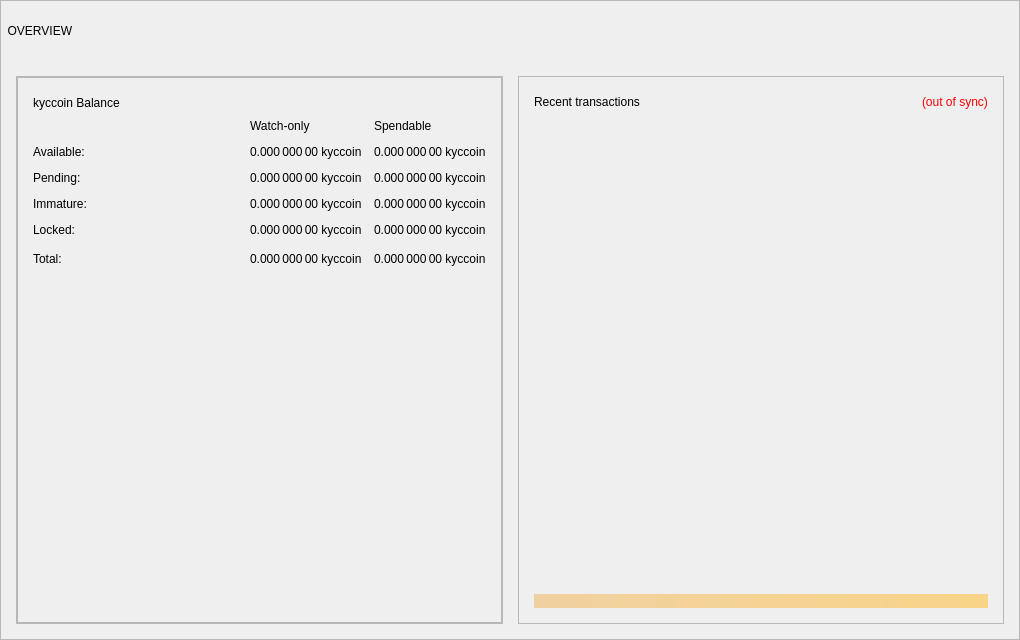
<?xml version="1.0" encoding="UTF-8"?>
<ui version="4.0">
 <class>OverviewPage</class>
 <widget class="QWidget" name="OverviewPage">
  <property name="geometry">
   <rect>
    <x>0</x>
    <y>0</y>
    <width>1020</width>
    <height>640</height>
   </rect>
  </property>
  <property name="minimumSize">
   <size>
    <width>900</width>
    <height>640</height>
   </size>
  </property>
  <property name="windowTitle">
   <string>Form</string>
  </property>
  <property name="styleSheet">
   <string notr="true"/>
  </property>
  <layout class="QVBoxLayout" name="topLayout" stretch="1">
   <property name="leftMargin">
    <number>0</number>
   </property>
   <property name="topMargin">
    <number>0</number>
   </property>
   <property name="rightMargin">
    <number>0</number>
   </property>
   <property name="bottomMargin">
    <number>0</number>
   </property>
   <item>
    <widget class="QFrame" name="frame_BG">
     <property name="minimumSize">
      <size>
       <width>400</width>
       <height>610</height>
      </size>
     </property>
     <property name="maximumSize">
      <size>
       <width>16777215</width>
       <height>16777215</height>
      </size>
     </property>
     <property name="frameShape">
      <enum>QFrame::StyledPanel</enum>
     </property>
     <property name="frameShadow">
      <enum>QFrame::Raised</enum>
     </property>
     <layout class="QVBoxLayout" name="verticalLayout_3" stretch="0">
      <property name="leftMargin">
       <number>0</number>
      </property>
      <property name="topMargin">
       <number>0</number>
      </property>
      <property name="rightMargin">
       <number>0</number>
      </property>
      <property name="bottomMargin">
       <number>6</number>
      </property>
      <item>
       <layout class="QVBoxLayout" name="verticalLayout_Master" stretch="0,1">
        <property name="leftMargin">
         <number>0</number>
        </property>
        <property name="topMargin">
         <number>0</number>
        </property>
        <property name="rightMargin">
         <number>0</number>
        </property>
        <property name="bottomMargin">
         <number>0</number>
        </property>
        <item>
         <widget class="QFrame" name="frame_Header">
          <layout class="QVBoxLayout" name="verticalLayout_Header" stretch="0">
           <property name="leftMargin">
            <number>0</number>
           </property>
           <property name="topMargin">
            <number>0</number>
           </property>
           <property name="rightMargin">
            <number>0</number>
           </property>
           <property name="bottomMargin">
            <number>0</number>
           </property>
           <item>
            <layout class="QHBoxLayout" name="horizontalLayout_Header" stretch="1,0,1">
             <property name="spacing">
              <number>6</number>
             </property>
             <item>
              <widget class="QLabel" name="labelOverviewHeaderLeft">
               <property name="minimumSize">
                <size>
                 <width>464</width>
                 <height>60</height>
                </size>
               </property>
               <property name="maximumSize">
                <size>
                 <width>16777215</width>
                 <height>60</height>
                </size>
               </property>
               <property name="font">
                <font/>
               </property>
               <property name="text">
                <string>  OVERVIEW</string>
               </property>
               <property name="alignment">
                <set>Qt::AlignLeading|Qt::AlignLeft|Qt::AlignVCenter</set>
               </property>
              </widget>
             </item>
             <item>
              <spacer name="horizontalSpacer_Header">
               <property name="orientation">
                <enum>Qt::Horizontal</enum>
               </property>
               <property name="sizeType">
                <enum>QSizePolicy::Expanding</enum>
               </property>
               <property name="sizeHint" stdset="0">
                <size>
                 <width>40</width>
                 <height>20</height>
                </size>
               </property>
              </spacer>
             </item>
             <item>
              <widget class="QLabel" name="labelOverviewHeaderRight">
               <property name="sizePolicy">
                <sizepolicy hsizetype="Minimum" vsizetype="Minimum">
                 <horstretch>0</horstretch>
                 <verstretch>0</verstretch>
                </sizepolicy>
               </property>
               <property name="minimumSize">
                <size>
                 <width>250</width>
                 <height>55</height>
                </size>
               </property>
               <property name="maximumSize">
                <size>
                 <width>250</width>
                 <height>55</height>
                </size>
               </property>
               <property name="font">
                <font/>
               </property>
               <property name="layoutDirection">
                <enum>Qt::RightToLeft</enum>
               </property>
               <property name="text">
                <string/>
               </property>
               <property name="alignment">
                <set>Qt::AlignRight|Qt::AlignTrailing|Qt::AlignVCenter</set>
               </property>
              </widget>
             </item>
            </layout>
           </item>
          </layout>
         </widget>
        </item>
        <item>
         <widget class="QFrame" name="frame_Content">
          <layout class="QVBoxLayout" name="verticalLayout_Content">
           <property name="leftMargin">
            <number>15</number>
           </property>
           <property name="topMargin">
            <number>9</number>
           </property>
           <property name="rightMargin">
            <number>15</number>
           </property>
           <property name="bottomMargin">
            <number>9</number>
           </property>
           <item>
            <layout class="QHBoxLayout" name="horizontalLayout_Content" stretch="1,1">
             <property name="spacing">
              <number>15</number>
             </property>
             <item>
              <layout class="QVBoxLayout" name="verticalLayout_left" stretch="1">
               <property name="spacing">
                <number>15</number>
               </property>
               <item>
                <widget class="QFrame" name="frameObfuscation">
                 <property name="minimumSize">
                  <size>
                   <width>0</width>
                   <height>0</height>
                  </size>
                 </property>
                 <property name="frameShape">
                  <enum>QFrame::StyledPanel</enum>
                 </property>
                 <property name="frameShadow">
                  <enum>QFrame::Raised</enum>
                 </property>
                 <layout class="QVBoxLayout" name="verticalLayout" stretch="0">
                  <property name="spacing">
                   <number>15</number>
                  </property>
                  <property name="leftMargin">
                   <number>0</number>
                  </property>
                  <property name="topMargin">
                   <number>0</number>
                  </property>
                  <property name="rightMargin">
                   <number>0</number>
                  </property>
                  <property name="bottomMargin">
                   <number>0</number>
                  </property>
                  <item>
                   <widget class="QFrame" name="frame_Balances">
                    <property name="autoFillBackground">
                     <bool>false</bool>
                    </property>
                    <property name="styleSheet">
                     <string notr="true">basckground-color:#fff;</string>
                    </property>
                    <property name="frameShape">
                     <enum>QFrame::StyledPanel</enum>
                    </property>
                    <property name="frameShadow">
                     <enum>QFrame::Raised</enum>
                    </property>
                    <layout class="QVBoxLayout" name="verticalLayout_4">
                     <property name="leftMargin">
                      <number>15</number>
                     </property>
                     <property name="topMargin">
                      <number>15</number>
                     </property>
                     <property name="rightMargin">
                      <number>15</number>
                     </property>
                     <property name="bottomMargin">
                      <number>15</number>
                     </property>
                     <item>
                      <layout class="QGridLayout" name="gridLayout_2">
                       <item row="0" column="1">
                        <spacer name="horizontalSpacer_3">
                         <property name="orientation">
                          <enum>Qt::Horizontal</enum>
                         </property>
                         <property name="sizeHint" stdset="0">
                          <size>
                           <width>40</width>
                           <height>20</height>
                          </size>
                         </property>
                        </spacer>
                       </item>
                       <item row="0" column="0" alignment="Qt::AlignLeft">
                        <widget class="QLabel" name="label_5">
                         <property name="minimumSize">
                          <size>
                           <width>0</width>
                           <height>20</height>
                          </size>
                         </property>
                         <property name="font">
                          <font/>
                         </property>
                         <property name="text">
                          <string>kyccoin Balance</string>
                         </property>
                        </widget>
                       </item>
                      </layout>
                     </item>
                     <item>
                      <layout class="QGridLayout" name="gridLayout">
                       <property name="spacing">
                        <number>12</number>
                       </property>
                       <item row="3" column="0">
                        <widget class="QLabel" name="labelImmatureText">
                         <property name="text">
                          <string>Immature:</string>
                         </property>
                        </widget>
                       </item>
                       <item row="4" column="0">
                        <widget class="QLabel" name="labelLockedBalanceText">
                         <property name="toolTip">
                          <string>Locked kyccoin or Masternode collaterals. These are excluded from zkyccoin minting.</string>
                         </property>
                         <property name="text">
                          <string>Locked:</string>
                         </property>
                        </widget>
                       </item>
                       <item row="5" column="0">
                        <widget class="QLabel" name="labelTotalText">
                         <property name="toolTip">
                          <string>Your current kyccoin balance, unconfirmed and immature transactions included</string>
                         </property>
                         <property name="text">
                          <string>Total:</string>
                         </property>
                        </widget>
                       </item>
                       <item row="5" column="1">
                        <spacer name="horizontalSpacer_9">
                         <property name="orientation">
                          <enum>Qt::Horizontal</enum>
                         </property>
                         <property name="sizeHint" stdset="0">
                          <size>
                           <width>40</width>
                           <height>20</height>
                          </size>
                         </property>
                        </spacer>
                       </item>
                       <item row="1" column="0">
                        <widget class="QLabel" name="labelBalanceText">
                         <property name="text">
                          <string>Available:</string>
                         </property>
                        </widget>
                       </item>
                       <item row="2" column="0">
                        <widget class="QLabel" name="labelPendingText">
                         <property name="text">
                          <string>Pending:</string>
                         </property>
                        </widget>
                       </item>
                       <item row="0" column="3">
                        <widget class="QLabel" name="labelSpendable">
                         <property name="text">
                          <string>Spendable</string>
                         </property>
                         <property name="alignment">
                          <set>Qt::AlignLeading|Qt::AlignLeft|Qt::AlignVCenter</set>
                         </property>
                        </widget>
                       </item>
                       <item row="0" column="2">
                        <widget class="QLabel" name="labelWatchonly">
                         <property name="text">
                          <string>Watch-only</string>
                         </property>
                         <property name="alignment">
                          <set>Qt::AlignLeading|Qt::AlignLeft|Qt::AlignVCenter</set>
                         </property>
                        </widget>
                       </item>
                       <item row="1" column="2">
                        <widget class="QLabel" name="labelWatchAvailable">
                         <property name="font">
                          <font/>
                         </property>
                         <property name="cursor">
                          <cursorShape>IBeamCursor</cursorShape>
                         </property>
                         <property name="toolTip">
                          <string>Your current balance in watch-only addresses</string>
                         </property>
                         <property name="text">
                          <string notr="true">0.000 000 00 kyccoin</string>
                         </property>
                         <property name="alignment">
                          <set>Qt::AlignLeading|Qt::AlignLeft|Qt::AlignVCenter</set>
                         </property>
                         <property name="textInteractionFlags">
                          <set>Qt::LinksAccessibleByMouse|Qt::TextSelectableByKeyboard|Qt::TextSelectableByMouse</set>
                         </property>
                        </widget>
                       </item>
                       <item row="1" column="3">
                        <widget class="QLabel" name="labelBalance">
                         <property name="font">
                          <font/>
                         </property>
                         <property name="cursor">
                          <cursorShape>IBeamCursor</cursorShape>
                         </property>
                         <property name="toolTip">
                          <string>Your current spendable balance</string>
                         </property>
                         <property name="text">
                          <string notr="true">0.000 000 00 kyccoin</string>
                         </property>
                         <property name="alignment">
                          <set>Qt::AlignLeading|Qt::AlignLeft|Qt::AlignVCenter</set>
                         </property>
                         <property name="textInteractionFlags">
                          <set>Qt::LinksAccessibleByMouse|Qt::TextSelectableByKeyboard|Qt::TextSelectableByMouse</set>
                         </property>
                        </widget>
                       </item>
                       <item row="2" column="2">
                        <widget class="QLabel" name="labelWatchPending">
                         <property name="font">
                          <font/>
                         </property>
                         <property name="cursor">
                          <cursorShape>IBeamCursor</cursorShape>
                         </property>
                         <property name="toolTip">
                          <string>Unconfirmed transactions to watch-only addresses</string>
                         </property>
                         <property name="text">
                          <string notr="true">0.000 000 00 kyccoin</string>
                         </property>
                         <property name="alignment">
                          <set>Qt::AlignLeading|Qt::AlignLeft|Qt::AlignVCenter</set>
                         </property>
                         <property name="textInteractionFlags">
                          <set>Qt::LinksAccessibleByMouse|Qt::TextSelectableByKeyboard|Qt::TextSelectableByMouse</set>
                         </property>
                        </widget>
                       </item>
                       <item row="2" column="3">
                        <widget class="QLabel" name="labelUnconfirmed">
                         <property name="font">
                          <font/>
                         </property>
                         <property name="cursor">
                          <cursorShape>IBeamCursor</cursorShape>
                         </property>
                         <property name="toolTip">
                          <string>Total of transactions that have yet to be confirmed, and do not yet count toward the spendable balance</string>
                         </property>
                         <property name="text">
                          <string notr="true">0.000 000 00 kyccoin</string>
                         </property>
                         <property name="alignment">
                          <set>Qt::AlignLeading|Qt::AlignLeft|Qt::AlignVCenter</set>
                         </property>
                         <property name="textInteractionFlags">
                          <set>Qt::LinksAccessibleByMouse|Qt::TextSelectableByKeyboard|Qt::TextSelectableByMouse</set>
                         </property>
                        </widget>
                       </item>
                       <item row="3" column="2">
                        <widget class="QLabel" name="labelWatchImmature">
                         <property name="font">
                          <font/>
                         </property>
                         <property name="cursor">
                          <cursorShape>IBeamCursor</cursorShape>
                         </property>
                         <property name="toolTip">
                          <string>Staked or masternode rewards in watch-only addresses that has not yet matured</string>
                         </property>
                         <property name="text">
                          <string notr="true">0.000 000 00 kyccoin</string>
                         </property>
                         <property name="alignment">
                          <set>Qt::AlignLeading|Qt::AlignLeft|Qt::AlignVCenter</set>
                         </property>
                         <property name="textInteractionFlags">
                          <set>Qt::LinksAccessibleByMouse|Qt::TextSelectableByKeyboard|Qt::TextSelectableByMouse</set>
                         </property>
                        </widget>
                       </item>
                       <item row="3" column="3">
                        <widget class="QLabel" name="labelImmature">
                         <property name="font">
                          <font/>
                         </property>
                         <property name="cursor">
                          <cursorShape>IBeamCursor</cursorShape>
                         </property>
                         <property name="toolTip">
                          <string>Staked or masternode rewards that has not yet matured</string>
                         </property>
                         <property name="text">
                          <string notr="true">0.000 000 00 kyccoin</string>
                         </property>
                         <property name="alignment">
                          <set>Qt::AlignLeading|Qt::AlignLeft|Qt::AlignVCenter</set>
                         </property>
                         <property name="textInteractionFlags">
                          <set>Qt::LinksAccessibleByMouse|Qt::TextSelectableByKeyboard|Qt::TextSelectableByMouse</set>
                         </property>
                        </widget>
                       </item>
                       <item row="4" column="2">
                        <widget class="QLabel" name="labelWatchLocked">
                         <property name="font">
                          <font/>
                         </property>
                         <property name="cursor">
                          <cursorShape>IBeamCursor</cursorShape>
                         </property>
                         <property name="toolTip">
                          <string>Current locked balance in watch-only addresses</string>
                         </property>
                         <property name="text">
                          <string notr="true">0.000 000 00 kyccoin</string>
                         </property>
                         <property name="alignment">
                          <set>Qt::AlignLeading|Qt::AlignLeft|Qt::AlignVCenter</set>
                         </property>
                         <property name="textInteractionFlags">
                          <set>Qt::LinksAccessibleByMouse|Qt::TextSelectableByKeyboard|Qt::TextSelectableByMouse</set>
                         </property>
                        </widget>
                       </item>
                       <item row="4" column="3">
                        <widget class="QLabel" name="labelLockedBalance">
                         <property name="font">
                          <font/>
                         </property>
                         <property name="cursor">
                          <cursorShape>IBeamCursor</cursorShape>
                         </property>
                         <property name="toolTip">
                          <string>Locked kyccoin or Masternode collaterals. These are excluded from zkyccoin minting.</string>
                         </property>
                         <property name="text">
                          <string notr="true">0.000 000 00 kyccoin</string>
                         </property>
                         <property name="alignment">
                          <set>Qt::AlignLeading|Qt::AlignLeft|Qt::AlignVCenter</set>
                         </property>
                         <property name="textInteractionFlags">
                          <set>Qt::LinksAccessibleByMouse|Qt::TextSelectableByKeyboard|Qt::TextSelectableByMouse</set>
                         </property>
                        </widget>
                       </item>
                       <item row="5" column="2">
                        <widget class="QLabel" name="labelWatchTotal">
                         <property name="font">
                          <font/>
                         </property>
                         <property name="cursor">
                          <cursorShape>IBeamCursor</cursorShape>
                         </property>
                         <property name="toolTip">
                          <string>Current total balance in watch-only addresses</string>
                         </property>
                         <property name="text">
                          <string notr="true">0.000 000 00 kyccoin</string>
                         </property>
                         <property name="alignment">
                          <set>Qt::AlignLeading|Qt::AlignLeft|Qt::AlignVCenter</set>
                         </property>
                         <property name="textInteractionFlags">
                          <set>Qt::LinksAccessibleByMouse|Qt::TextSelectableByKeyboard|Qt::TextSelectableByMouse</set>
                         </property>
                        </widget>
                       </item>
                       <item row="5" column="3">
                        <widget class="QLabel" name="labelTotal">
                         <property name="font">
                          <font/>
                         </property>
                         <property name="cursor">
                          <cursorShape>IBeamCursor</cursorShape>
                         </property>
                         <property name="toolTip">
                          <string>Your current kyccoin balance, unconfirmed and immature transactions included</string>
                         </property>
                         <property name="text">
                          <string notr="true">0.000 000 00 kyccoin</string>
                         </property>
                         <property name="alignment">
                          <set>Qt::AlignLeading|Qt::AlignLeft|Qt::AlignVCenter</set>
                         </property>
                         <property name="textInteractionFlags">
                          <set>Qt::LinksAccessibleByMouse|Qt::TextSelectableByKeyboard|Qt::TextSelectableByMouse</set>
                         </property>
                        </widget>
                       </item>
                      </layout>
                     </item>
                     <item>
                      <spacer name="verticalSpacer_3">
                       <property name="orientation">
                        <enum>Qt::Vertical</enum>
                       </property>
                       <property name="sizeType">
                        <enum>QSizePolicy::Expanding</enum>
                       </property>
                       <property name="sizeHint" stdset="0">
                        <size>
                         <width>20</width>
                         <height>40</height>
                        </size>
                       </property>
                      </spacer>
                     </item>
                    </layout>
                   </widget>
                  </item>
                 </layout>
                </widget>
               </item>
              </layout>
             </item>
             <item>
              <layout class="QVBoxLayout" name="verticalLayout_right" stretch="0">
               <item>
                <widget class="QFrame" name="frame_RecentTransactions">
                 <property name="minimumSize">
                  <size>
                   <width>410</width>
                   <height>100</height>
                  </size>
                 </property>
                 <property name="frameShape">
                  <enum>QFrame::StyledPanel</enum>
                 </property>
                 <property name="frameShadow">
                  <enum>QFrame::Raised</enum>
                 </property>
                 <layout class="QVBoxLayout" name="verticalLayout_1" stretch="0,0,0,0">
                  <property name="leftMargin">
                   <number>15</number>
                  </property>
                  <property name="topMargin">
                   <number>15</number>
                  </property>
                  <property name="rightMargin">
                   <number>15</number>
                  </property>
                  <property name="bottomMargin">
                   <number>15</number>
                  </property>
                  <item>
                   <layout class="QHBoxLayout" name="horizontalLayout_2">
                    <item>
                     <widget class="QLabel" name="label_4">
                      <property name="minimumSize">
                       <size>
                        <width>190</width>
                        <height>20</height>
                       </size>
                      </property>
                      <property name="font">
                       <font/>
                      </property>
                      <property name="text">
                       <string>Recent transactions</string>
                      </property>
                     </widget>
                    </item>
                    <item>
                     <spacer name="horizontalSpacer">
                      <property name="orientation">
                       <enum>Qt::Horizontal</enum>
                      </property>
                      <property name="sizeHint" stdset="0">
                       <size>
                        <width>40</width>
                        <height>20</height>
                       </size>
                      </property>
                     </spacer>
                    </item>
                    <item>
                     <widget class="QLabel" name="labelTransactionsStatus">
                      <property name="cursor">
                       <cursorShape>WhatsThisCursor</cursorShape>
                      </property>
                      <property name="toolTip">
                       <string>The displayed information may be out of date. Your wallet automatically synchronizes with the kyccoin network after a connection is established, but this process has not completed yet.</string>
                      </property>
                      <property name="styleSheet">
                       <string notr="true">QLabel { color: red; }</string>
                      </property>
                      <property name="text">
                       <string notr="true">(out of sync)</string>
                      </property>
                      <property name="alignment">
                       <set>Qt::AlignLeading|Qt::AlignLeft|Qt::AlignVCenter</set>
                      </property>
                     </widget>
                    </item>
                   </layout>
                  </item>
                  <item>
                   <widget class="QListView" name="listTransactions">
                    <property name="minimumSize">
                     <size>
                      <width>0</width>
                      <height>0</height>
                     </size>
                    </property>
                    <property name="styleSheet">
                     <string notr="true">QListView { background: transparent; }</string>
                    </property>
                    <property name="frameShape">
                     <enum>QFrame::NoFrame</enum>
                    </property>
                    <property name="verticalScrollBarPolicy">
                     <enum>Qt::ScrollBarAlwaysOff</enum>
                    </property>
                    <property name="horizontalScrollBarPolicy">
                     <enum>Qt::ScrollBarAlwaysOff</enum>
                    </property>
                    <property name="selectionMode">
                     <enum>QAbstractItemView::NoSelection</enum>
                    </property>
                   </widget>
                  </item>
                  <item>
                   <spacer name="verticalSpacer_2">
                    <property name="orientation">
                     <enum>Qt::Vertical</enum>
                    </property>
                    <property name="sizeType">
                     <enum>QSizePolicy::Expanding</enum>
                    </property>
                    <property name="sizeHint" stdset="0">
                     <size>
                      <width>20</width>
                      <height>40</height>
                     </size>
                    </property>
                   </spacer>
                  </item>
                  <item>
                   <widget class="QLabel" name="labelAlerts">
                    <property name="maximumSize">
                     <size>
                      <width>16777215</width>
                      <height>16777215</height>
                     </size>
                    </property>
                    <property name="styleSheet">
                     <string notr="true">background-color: qlineargradient(x1: 0, y1: 0, x2: 1, y2: 0, stop:0 #F0D0A0, stop:1 #F8D488); color:#000000;</string>
                    </property>
                    <property name="text">
                     <string/>
                    </property>
                    <property name="wordWrap">
                     <bool>true</bool>
                    </property>
                    <property name="margin">
                     <number>3</number>
                    </property>
                   </widget>
                  </item>
                 </layout>
                </widget>
               </item>
              </layout>
             </item>
            </layout>
           </item>
          </layout>
         </widget>
        </item>
       </layout>
      </item>
     </layout>
    </widget>
   </item>
  </layout>
 </widget>
 <resources/>
 <connections/>
</ui>
